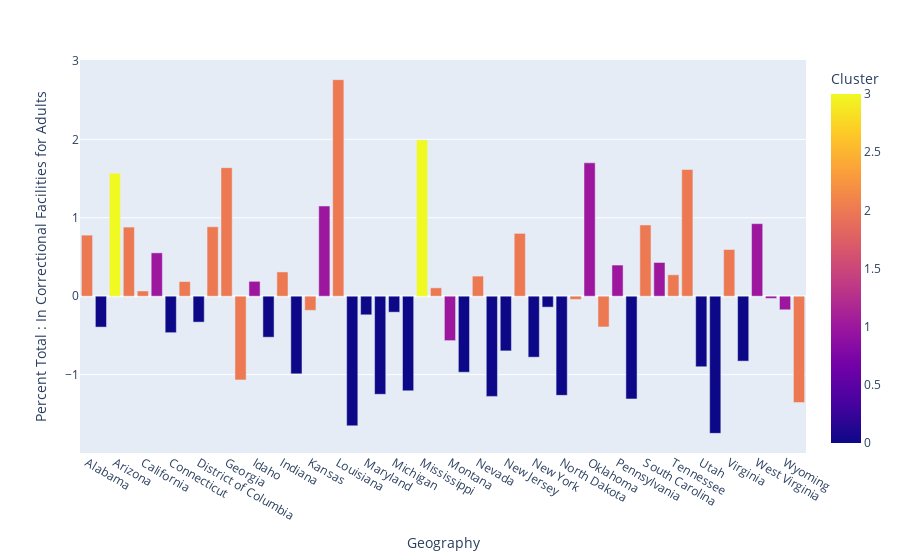

Notebook code for this chart:
### Code cell
createBarChart(runGaussian(percent_df_total, getX(percent_df_total), n), x_axis="Geography", y_axis='Percent Total : In Correctional Facilities for Adults')

### Figure 1 — Plotly figure (JSON) as saved in the notebook; plotly's stock layout.template omitted (floating-point values rounded to 4 significant figures)
{"data": [{"alignmentgroup": "True", "hovertemplate": "Geography=%{x}<br>Percent Total : In Correctional Facilities for Adults=%{y}<br>Cluster=%{marker.color}<extra></extra>", "legendgroup": "", "marker": {"color": [2, 0, 3, 2, 2, 1, 0, 2, 0, 2, 2, 2, 1, 0, 2, 0, 2, 1, 2, 0, 0, 0, 0, 0, 3, 2, 1, 0, 2, 0, 0, 2, 0, 0, 0, 2, 1, 2, 1, 0, 2, 1, 2, 2, 0, 0, 2, 0, 1, 1, 1, 2], "coloraxis": "coloraxis", "pattern": {"shape": ""}}, "name": "", "offsetgroup": "", "orientation": "v", "showlegend": false, "textposition": "auto", "type": "bar", "x": ["Alabama", "Alaska", "Arizona", "Arkansas", "California", "Colorado", "Connecticut", "Delaware", "District of Columbia", "Florida", "Georgia", "Hawaii", "Idaho", "Illinois", "Indiana", "Iowa", "Kansas", "Kentucky", "Louisiana", "Maine", "Maryland", "Massachusetts", "Michigan", "Minnesota", "Mississippi", "Missouri", "Montana", "Nebraska", "Nevada", "New Hampshire", "New Jersey", "New Mexico", "New York", "North Carolina", "North Dakota", "Ohio", "Oklahoma", "Oregon", "Pennsylvania", "Rhode Island", "South Carolina", "South Dakota", "Tennessee", "Texas", "Utah", "Vermont", "Virginia", "Washington", "West Virginia", "Wisconsin", "Wyoming", "Puerto Rico"], "xaxis": "x", "y": [0.7786, -0.3939, 1.566, 0.8809, 0.0665, 0.5528, -0.4651, 0.187, -0.3305, 0.8856, 1.639, -1.067, 0.1896, -0.5228, 0.3094, -0.9896, -0.1804, 1.15, 2.76, -1.653, -0.2372, -1.25, -0.2036, -1.206, 1.992, 0.1068, -0.5663, -0.9691, 0.2566, -1.277, -0.697, 0.801, -0.7773, -0.1395, -1.264, -0.0411, 1.7, -0.3919, 0.3971, -1.31, 0.9079, 0.4301, 0.273, 1.615, -0.8994, -1.748, 0.5953, -0.8274, 0.9249, -0.02843, -0.1732, -1.356], "yaxis": "y"}], "layout": {"barmode": "relative", "coloraxis": {"colorbar": {"title": {"text": "Cluster"}}, "colorscale": [[0, "#0d0887"], [0.1111, "#46039f"], [0.2222, "#7201a8"], [0.3333, "#9c179e"], [0.4444, "#bd3786"], [0.5556, "#d8576b"], [0.6667, "#ed7953"], [0.7778, "#fb9f3a"], [0.8889, "#fdca26"], [1, "#f0f921"]]}, "legend": {"tracegroupgap": 0}, "margin": {"t": 60}, "xaxis": {"anchor": "y", "domain": [0, 1], "title": {"text": "Geography"}}, "yaxis": {"anchor": "x", "domain": [0, 1], "title": {"text": "Percent Total : In Correctional Facilities for Adults"}}}}
